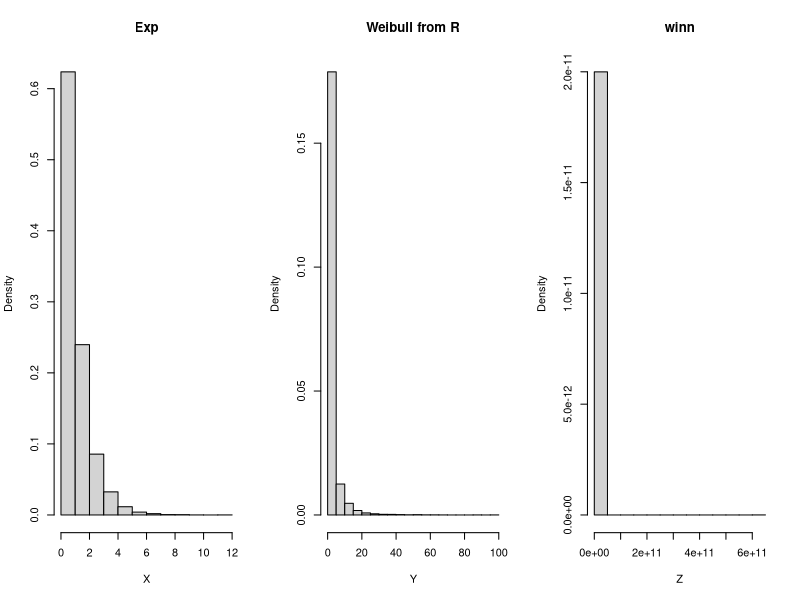

Here is the R script that generated this plot:
Nsim = 10^4
 U <-  runif (Nsim)
 print(U)
 X <-  - log(U)
 print(X)
 #simulate lamb from 0 to 1
 Z<- ((U^-1)*X)^2
 print(Z)
 Y <-   rweibull(Nsim, shape = 0.5, scale = 1)
 par(mfrow=c(1,3))
 hist(X, freq=F, main= "Exp")
 hist(Y, freq=F, main= "Weibull from R")
 hist(Z, freq=F,  main= "winn")